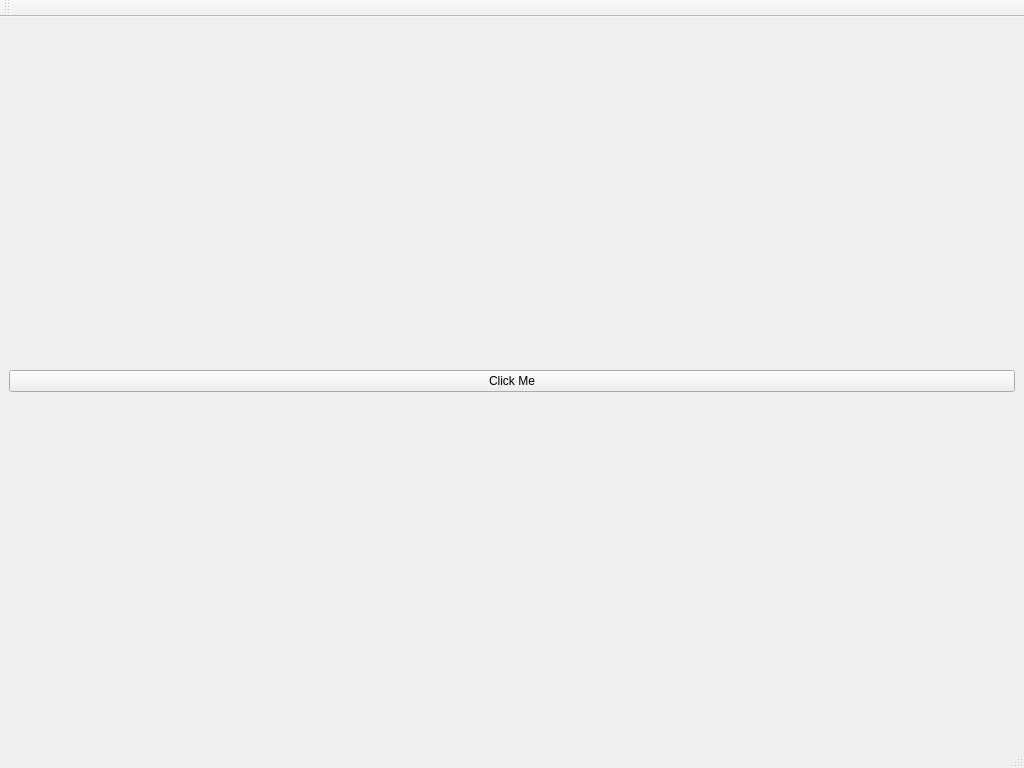
<?xml version="1.0" encoding="UTF-8"?>
<ui version="4.0">
 <class>MainWindow</class>
 <widget class="QMainWindow" name="MainWindow">
  <property name="geometry">
   <rect>
    <x>0</x>
    <y>0</y>
    <width>1024</width>
    <height>768</height>
   </rect>
  </property>
  <property name="windowTitle">
   <string>Mercury FLR</string>
  </property>
  <widget class="QWidget" name="centralWidget">
   <layout class="QVBoxLayout" name="verticalLayout">
    <item>
     <widget class="QPushButton" name="pushButton">
      <property name="text">
       <string>Click Me</string>
      </property>
     </widget>
    </item>
   </layout>
  </widget>
  <widget class="QMenuBar" name="menuBar">
   <property name="geometry">
    <rect>
     <x>0</x>
     <y>0</y>
     <width>400</width>
     <height>21</height>
    </rect>
   </property>
  </widget>
  <widget class="QToolBar" name="mainToolBar">
   <attribute name="toolBarArea">
    <enum>TopToolBarArea</enum>
   </attribute>
   <attribute name="toolBarBreak">
    <bool>false</bool>
   </attribute>
  </widget>
  <widget class="QStatusBar" name="statusBar"/>
 </widget>
 <resources/>
 <connections/>
</ui>
